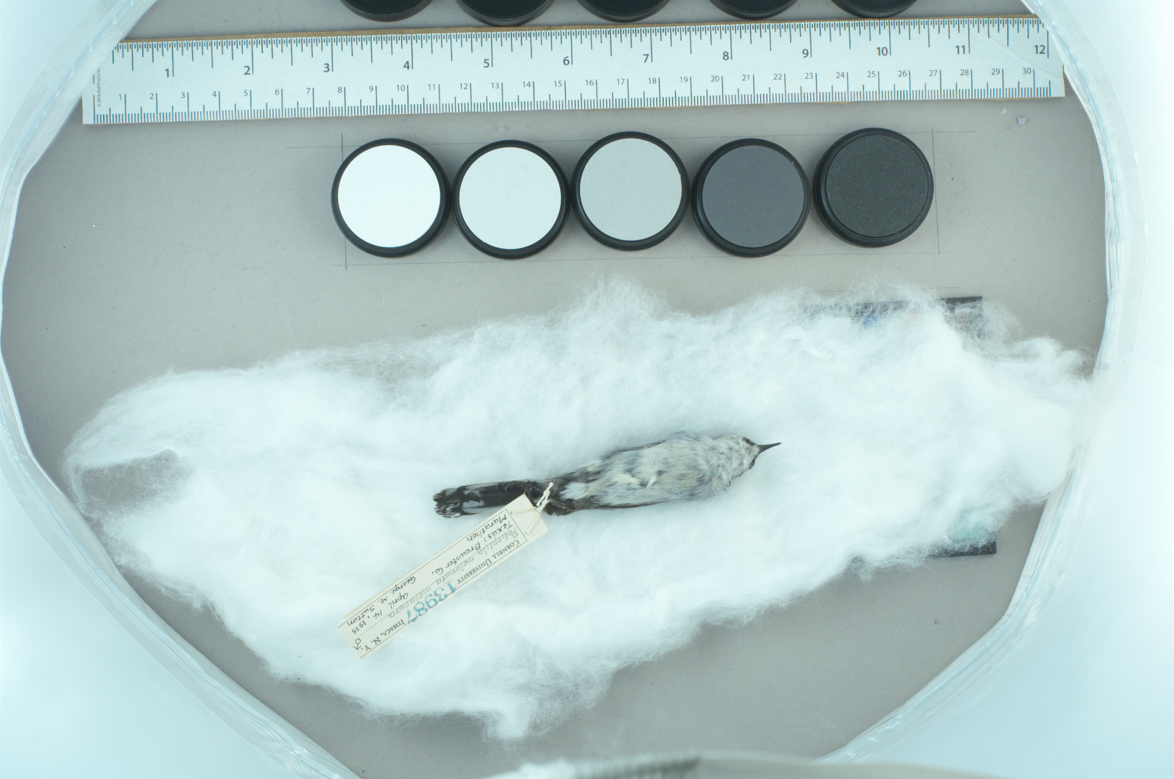
#> input picture images/bird.png, 1174 x 779 px
$ python bird.py
#> lines starting #> are read from the running program, lines starting #| are printed output that depends on the picture; after the words box and inside, x2 and y2 are one past the last pixel; in counts of white or black regions, pixels touching at a corner belong together
import cv2
import numpy as np
import sys

print("running...")

# image modes: -1 default, 0 grayscale, 1 transparency?
img = cv2.imread("images/bird.png", -1)
#> img is the input picture: shape (779, 1174, 3); mean B, G, R 201.7, 202.3, 180.3

# set to pixel dimensions
img2 = cv2.resize( img, (512, 512) )
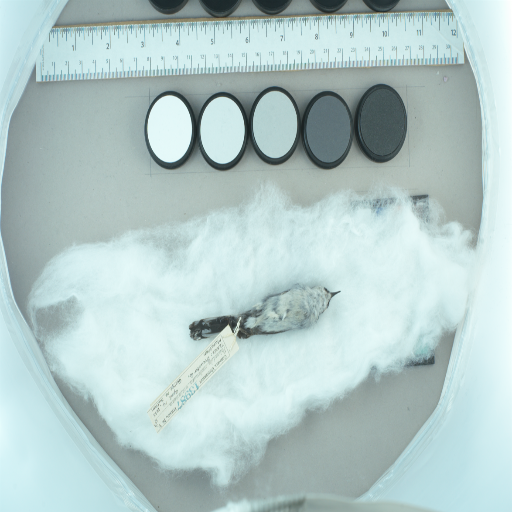
#> img2: shape (512, 512, 3); mean B, G, R 201.5, 202.2, 180.2

# convert from BGR to HSV for simpler color masking
hsv = cv2.cvtColor(img2, cv2.COLOR_BGR2HSV)
#> hsv: shape (512, 512, 3); mean H, S, V 87.9, 29.6, 203.1
# get the white color mask. value of 1 indicates pixel color in range of given values
# for this application, these are the pixels that will be removed
mask_orig = cv2.inRange(hsv, (0, 0, 225), (180, 255, 255))
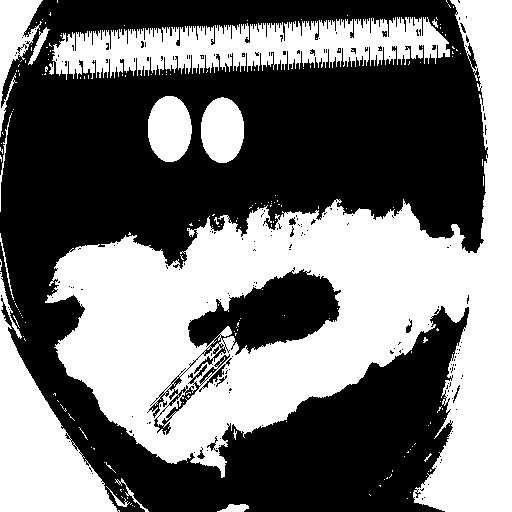
#> mask_orig: shape (512, 512); 45.7% white; 200 white regions (185 under 20 px), largest, box (x1, y1, x2, y2) and area: (45, 0, 512, 512) 85727, (52, 17, 450, 80) 14435, (0, 272, 120, 512) 11457
mask_inv = cv2.bitwise_not(mask_orig)

# "and" with mask: preserve pixels of original image only wherever mask = 1.
postMaskImage = cv2.bitwise_and(img2,img2, mask=mask_inv)
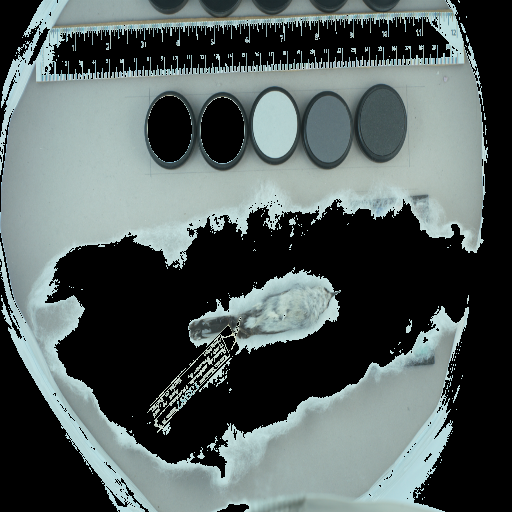
#> postMaskImage: shape (512, 512, 3); mean B, G, R 93.1, 94.1, 83.5

# create a blank image
solidColorImage = np.zeros((512, 512, 3), np.uint8)
# fill blank image with color
solidColorImage[:] = (0, 0, 255)

# apply red to the pixels that were eliminated
solidColorImageSubset = cv2.bitwise_and(solidColorImage,solidColorImage, mask=mask_orig)
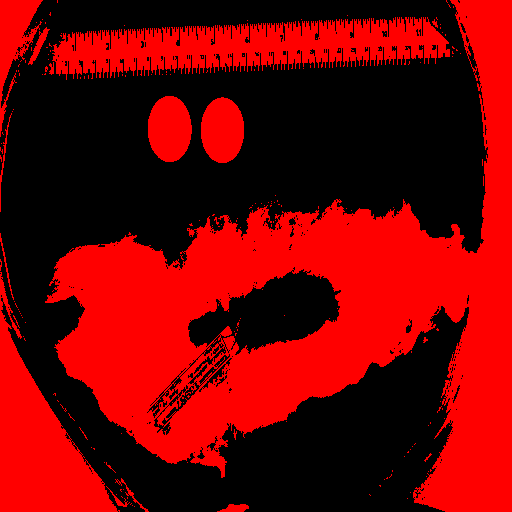
#> solidColorImageSubset: shape (512, 512, 3); mean of channels 0, 1, 2 0, 0, 116.7; drawn as B, G, R
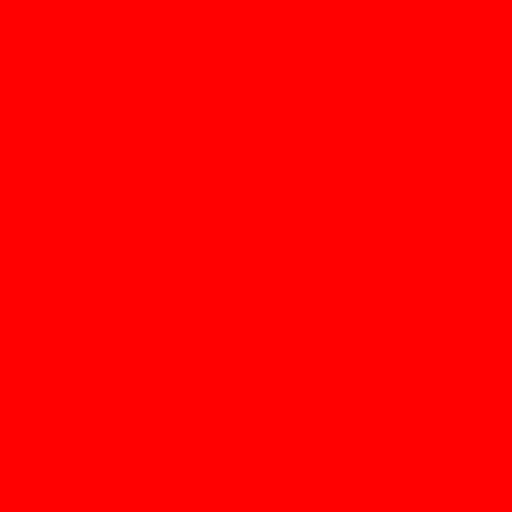
#> solidColorImage: shape (512, 512, 3); mean of channels 0, 1, 2 0, 0, 255; drawn as B, G, R

newimage = cv2.bitwise_or(postMaskImage, solidColorImageSubset)
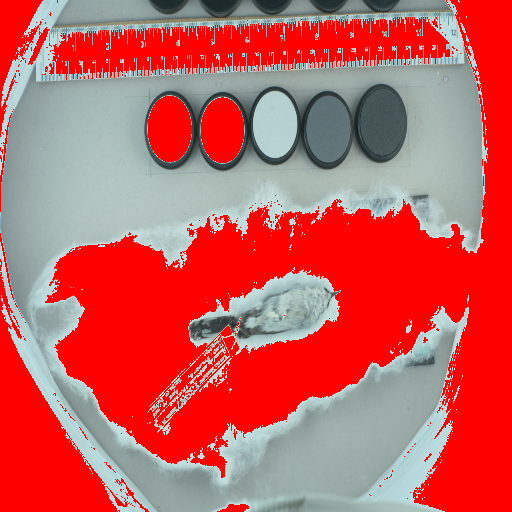
#> newimage: shape (512, 512, 3); mean B, G, R 93.1, 94.1, 200.1

cv2.imshow("ImageWindow1", img2)
cv2.imshow("ImageWindow2", mask_orig)
cv2.imshow("ImageWindow3", postMaskImage)
cv2.imshow("ImageWindow4", newimage)


# wait (0 = forever) for next key press; store value of pressed key
k = cv2.waitKey(0)
#> (key Esc is pressed here)

# check if a particular key was pressed
if k == ord("s"):
    cv2.imwrite("images/color-grid-new.png", img2)

cv2.destroyAllWindows()
